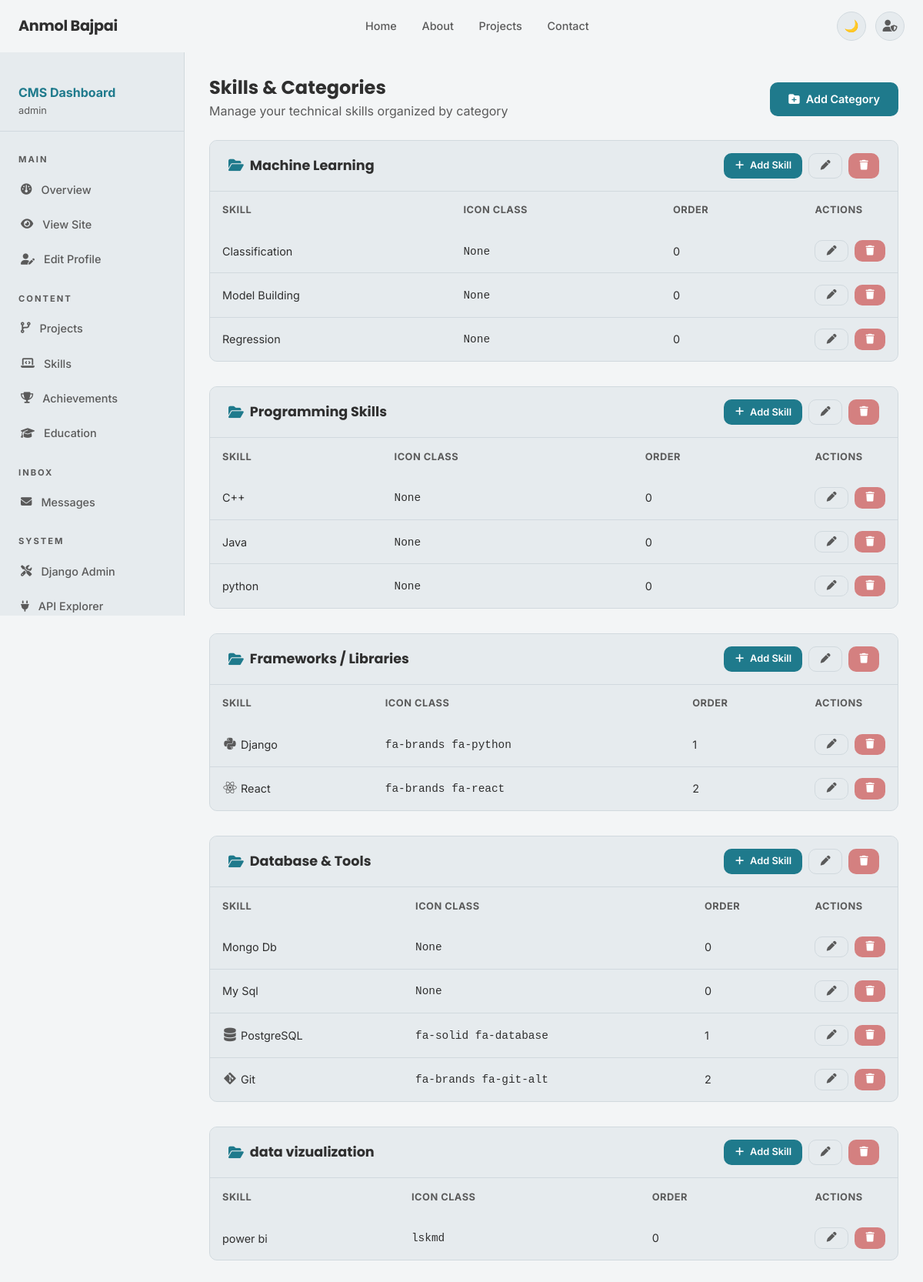
Screenshot of /dashboard/skills/ (signed in) with the database file from the repository.
### skills_app/models.py (models this page shows, shortened)
class SkillCategory(models.Model):
    name = models.CharField(max_length=100)
    slug = models.SlugField(unique=True, blank=True)
    order = models.IntegerField(default=0)
    created_at = models.DateTimeField(auto_now_add=True)
    class Meta:
        ordering = ['order', 'name']
        verbose_name_plural = 'Skill Categories'

class Skill(models.Model):
    category = models.ForeignKey(SkillCategory, related_name='skills', on_delete=models.CASCADE)
    name = models.CharField(max_length=100)
    icon_class = models.CharField(max_length=100, blank=True, help_text='FontAwesome icon class, e.g., "fa-brands fa-python"')
    order = models.PositiveIntegerField(default=0)
    created_at = models.DateTimeField(auto_now_add=True)
    class Meta:
        ordering = ['order', 'name']

### accounts_app/views.py (the view)
# urls.py: path('dashboard/skills/', views.dashboard_skills_view, name='dashboard_skills'),
@login_required
@user_passes_test(superuser_check)
def dashboard_skills_view(request):
    categories = SkillCategory.objects.prefetch_related('skills').all()
    return render(request, 'dashboard/skill_list.html', {'categories': categories})

### accounts_app/views.py (called while the page is built)
def superuser_check(user):
    return user.is_superuser

### portfolio_site/context_processors.py (called while the page is built)
def portfolio_profile(request):
    try:
        profile = Profile.objects.first()
    except Exception:
        profile = None
    return {'profile': profile}

### templates/dashboard/skill_list.html (shortened to what this page needs)
{% extends "base.html" %}
{% block content %}
<div class="dashboard-layout">
    <aside class="sidebar">{% include "dashboard/sidebar_nav.html" %}</aside>
    <main class="dashboard-main">
        <div style="display:flex;justify-content:space-between;align-items:center;margin-bottom:1.5rem;">
            <div>
                <h1 style="font-size:1.5rem;margin-bottom:0.2rem;">Skills & Categories</h1>
                <p class="text-muted">Manage your technical skills organized by category</p>
            </div>
            <a href="{% url 'add_skill_category' %}" class="btn btn-primary"><i class="fa-solid fa-folder-plus"></i> Add
                Category</a>
        </div>
        {% if categories %}
        {% for category in categories %}
        <div
            style="background:var(--surface);border:1px solid var(--border);border-radius:var(--radius-md);margin-bottom:2rem;overflow:hidden;">
            <div
                style="padding:1rem 1.5rem;background:var(--surface-2);border-bottom:1px solid var(--border);display:flex;justify-content:space-between;align-items:center;">
                <h2 style="font-size:1.1rem;margin:0;display:flex;align-items:center;gap:0.5rem;color:var(--text);">
                    <i class="fa-solid fa-folder-open" style="color:var(--accent);"></i> {{ category.name }}
                </h2>
                <div style="display:flex;gap:0.5rem;">
                    <a href="{% url 'add_skill' category.id %}" class="btn btn-primary btn-sm"><i
                            class="fa-solid fa-plus"></i> Add Skill</a>
                    <a href="{% url 'edit_skill_category' category.id %}" class="btn btn-ghost btn-sm"
                        title="Edit Category"><i class="fa-solid fa-pen"></i></a>
                    <a href="{% url 'delete_skill_category' category.id %}" class="btn btn-danger btn-sm"
                        title="Delete Category"><i class="fa-solid fa-trash"></i></a>
                </div>
            </div>
            {% if category.skills.all %}
            <table class="data-table">
                <thead>
                    <tr>
                        <th>Skill</th>
                        <th>Icon Class</th>
                        <th>Order</th>
                        <th style="width:100px;">Actions</th>
                    </tr>
                </thead>
                <tbody>
                    {% for skill in category.skills.all %}
                    <tr>
                        <td>
                            {% if skill.icon_class %}
                            <i class="{{ skill.icon_class }}"
                                style="color:var(--text-dim);font-size:1.1rem;width:20px;text-align:center;"></i>
                            {% endif %}
                            {{ skill.name }}
                        </td>
                        <td class="text-muted"><code>{{ skill.icon_class|default:"None" }}</code></td>
                        <td class="text-muted">{{ skill.order }}</td>
                        <td>
                            <div style="display:flex;gap:0.5rem;">
                                <a href="{% url 'edit_skill' skill.id %}" class="btn btn-ghost btn-sm"><i
                                        class="fa-solid fa-pen"></i></a>
                                <a href="{% url 'delete_skill' skill.id %}" class="btn btn-danger btn-sm"><i
                                        class="fa-solid fa-trash"></i></a>
                            </div>
                        </td>
                    </tr>
                    {% endfor %}
                </tbody>
            </table>
            {% else %}
            <div style="padding:2rem;text-align:center;color:var(--text-muted);">
                <p style="margin:0;">No skills in this category yet. <a href="{% url 'add_skill' category.id %}">Add one
                        now</a>.</p>
            </div>
            {% endif %}
        </div>
        {% endfor %}
        {% endif %}
    </main>
</div>
{% endblock %}

### templates/dashboard/sidebar_nav.html (shortened to what this page needs)
{% load static %}
<div style="padding:1rem 1.5rem;border-bottom:1px solid var(--border);margin-bottom:0.5rem;">
    <div style="font-size:1rem;font-weight:700;color:var(--accent);">CMS Dashboard</div>
    <div style="font-size:0.8rem;color:var(--text-dim);">{{ request.user.username }}</div>
</div>
<ul class="sidebar-nav">
    <li class="sidebar-section-label">Main</li>
    <li><a href="{% url 'dashboard' %}"><i class="fa-solid fa-gauge"></i> Overview</a></li>
    <li><a href="{% url 'home' %}" target="_blank"><i class="fa-solid fa-eye"></i> View Site</a></li>
    <li><a href="{% url 'profile_edit' %}"><i class="fa-solid fa-user-pen"></i> Edit Profile</a></li>
    <li class="sidebar-section-label">Content</li>
    <li><a href="{% url 'dashboard_projects' %}"><i class="fa-solid fa-code-branch"></i> Projects</a></li>
    <li><a href="{% url 'dashboard_skills' %}"><i class="fa-solid fa-laptop-code"></i> Skills</a></li>
    <li><a href="{% url 'dashboard_achievements' %}"><i class="fa-solid fa-trophy"></i> Achievements</a></li>
    <li><a href="{% url 'dashboard_educations' %}"><i class="fa-solid fa-graduation-cap"></i> Education</a></li>
    <li class="sidebar-section-label">Inbox</li>
    <li><a href="{% url 'dashboard_messages' %}"><i class="fa-solid fa-envelope"></i> Messages</a></li>
    <li class="sidebar-section-label">System</li>
    <li><a href="/admin/"><i class="fa-solid fa-screwdriver-wrench"></i> Django Admin</a></li>
    <li><a href="/api/projects/"><i class="fa-solid fa-plug"></i> API Explorer</a></li>
</ul>

### static/css/style.css (style rules this page uses)
:root { --bg: #F3F5F6; --bg-secondary: #FFFFFF; --surface: #E6EBEE; --surface-2: #E6EBEE; --border: #D1D9DE; --text: #2F2F2F; --text-muted: #5A5A5A; --text-dim: #5A5A5A; --accent: #1F7A8C; --accent-hover: #16697A; --accent-tint: rgba(31, 122, 140, 0.10); --green: #8BAE8E; --amber: #C4A06A; --red: #D48080; --shadow-sm: 0 1px 4px rgba(0, 0, 0, 0.05); --shadow-md: 0 4px 16px rgba(0, 0, 0, 0.05); --shadow-lg: 0 8px 28px rgba(0, 0, 0, 0.05); --card-shadow: 0 4px 20px rgba(0, 0, 0, 0.05); --radius-sm: 6px; --radius-md: 10px; --radius-lg: 16px; --radius-xl: 18px; --radius-full: 9999px; --nav-height: 68px; --transition: 0.3s ease; }
*, *::before, *::after { box-sizing: border-box; margin: 0; padding: 0; }
html { scroll-behavior: smooth; font-size: 16px; }
body { font-family: 'Inter', system-ui, sans-serif; background: var(--bg); color: var(--text); line-height: 1.6; transition: background var(--transition), color var(--transition); min-height: 100vh; }
h1, h2, h3, h4, h5, h6 { font-family: 'Poppins', sans-serif; font-weight: 700; line-height: 1.2; color: var(--text); }
a { color: var(--accent); text-decoration: none; transition: color var(--transition); }
.text-muted { color: var(--text-muted); }
.btn { display: inline-flex; align-items: center; gap: 0.5rem; padding: 0.65rem 1.5rem; border-radius: var(--radius-md); font-weight: 600; font-size: 0.9rem; cursor: pointer; transition: all var(--transition); border: none; text-decoration: none; }
.btn-primary { background: var(--accent); color: #fff; border-radius: 10px; transition: 0.3s ease; }
.btn-ghost { background: var(--surface); color: var(--text-muted); border: 1px solid var(--border); }
.btn-danger { background: var(--red); color: white; }
.btn-sm { padding: 0.4rem 0.9rem; font-size: 0.8rem; }
.dashboard-layout { display: flex; min-height: 100vh; padding-top: var(--nav-height); }
.sidebar { width: 240px; flex-shrink: 0; background: var(--surface); border-right: 1px solid var(--border); padding: 1.5rem 0; position: sticky; top: var(--nav-height); height: calc(100vh - var(--nav-height)); overflow-y: auto; }
.sidebar-nav { list-style: none; }
.sidebar-nav li a { display: flex; align-items: center; gap: 0.75rem; padding: 0.7rem 1.5rem; color: var(--text-muted); font-size: 0.9rem; font-weight: 500; transition: all var(--transition); border-left: 3px solid transparent; }
.sidebar-section-label { font-size: 0.7rem; font-weight: 700; letter-spacing: 2px; text-transform: uppercase; color: var(--text-dim); padding: 1.25rem 1.5rem 0.4rem; }
.dashboard-main { flex: 1; padding: 2rem; overflow-x: hidden; }
.data-table { width: 100%; border-collapse: collapse; background: var(--surface); border-radius: var(--radius-md); overflow: hidden; }
.data-table th { background: var(--surface-2); padding: 0.9rem 1rem; text-align: left; font-size: 0.8rem; font-weight: 700; letter-spacing: 0.5px; color: var(--text-muted); text-transform: uppercase; }
.data-table td { padding: 0.9rem 1rem; border-bottom: 1px solid var(--border); font-size: 0.9rem; color: var(--text); vertical-align: middle; }
.data-table tr:last-child td { border-bottom: none; }

### rows the page displays
SkillCategory: name "Machine Learning"
Skill: name "Classification", icon_class "None", order "0"
Skill: name "Model Building", icon_class "None", order "0"
Skill: name "Regression", icon_class "None", order "0"
SkillCategory: name "Programming Skills"
Skill: name "C++", icon_class "None", order "0"
Skill: name "Java", icon_class "None", order "0"
Skill: name "python", icon_class "None", order "0"
SkillCategory: name "Frameworks / Libraries"
Skill: name "Django", icon_class "fa-brands fa-python", order "1"
Skill: name "React", icon_class "fa-brands fa-react", order "2"
SkillCategory: name "Database & Tools"
Skill: name "Mongo Db", icon_class "None", order "0"
Skill: name "My Sql", icon_class "None", order "0"
Skill: name "PostgreSQL", icon_class "fa-solid fa-database", order "1"
Skill: name "Git", icon_class "fa-brands fa-git-alt", order "2"
SkillCategory: name "data vizualization"
Skill: name "power bi", icon_class "lskmd", order "0"

### other values shown
{{ request.user.username }} "admin"
